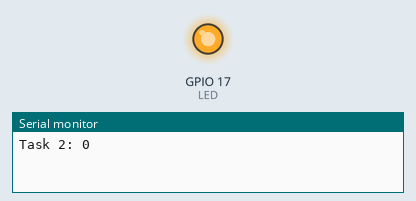
Bench run of a sketch on a simulated ESP32. Shown: output pins drawn as LEDs (lit = HIGH), the last lines printed to the serial monitor.

Above: at 0.1 s.
At 2.7 s:
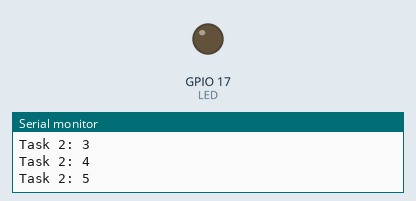
Timing chart, 0 to 3.0 s (numbered marks = the images above):
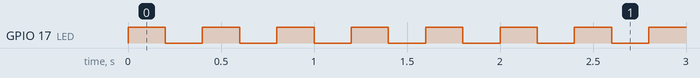

The sketch:

Exemplo2.ino
```cpp
/*Biblioteca do Arduino*/
#include <Arduino.h>

/*Bibliotecas FreeRTOS */
#include "freertos/FreeRTOS.h"
#include "freertos/task.h"

/*mapeamento de pinos*/
#define LED 17

/* Variáveis para armazenamento do handle das tasks*/
TaskHandle_t task1Handle = NULL;
TaskHandle_t task2Handle = NULL;

/*protítipos das Tasks*/
void vTask1(void *pvParameters);
void vTask2(void *pvParameters);

/*função setup*/
void setup() {
  Serial.begin(9600); //configura comunicação serial com baudrate de 9600 bps
  /*criação das tasks*/
  xTaskCreate(vTask1,"TASK1",configMINIMAL_STACK_SIZE,NULL,1,&task1Handle);
  xTaskCreate(vTask2,"TASK2",configMINIMAL_STACK_SIZE+1024,NULL,2,&task2Handle);

}
/*função loop*/
void loop() {
  vTaskDelay(3000); //libera a CPU por 3 seg
}

/*
vTask1
inverte LED em intervalos de 200 ms
*/
void vTask1(void *pvParameters)
{
    pinMode(LED,OUTPUT);

    while (1)
    {
      digitalWrite(LED,!digitalRead(LED));
      vTaskDelay(pdMS_TO_TICKS(200));
    }
}

/*
vTask2
imprime valor da contagem e dela a task 1 e task 2
*/
void vTask2(void *pvParameters)
{
  int cont = 0;

  while (1)
  {
    Serial.println("Task 2: " + String(cont++));

    if(cont>=10){
      if(task1Handle != NULL){
        Serial.println("Deletando Task 1");
        vTaskDelete(task1Handle);
        digitalWrite(LED,LOW);
        task1Handle = NULL;
      }
    }
    if(cont>=15){
        Serial.println("Deletando Task 2");
        vTaskDelete(NULL);
    }

    vTaskDelay(pdMS_TO_TICKS(500));
  }
}
```

Measured:
- by itself, GPIO 17 (LED): goes 11 × (HIGH 0.20 s, LOW 0.20 s), HIGH 0.10 s, then LOW
- by itself, everything shown: repeats every 2.0 s, in 10 steps
